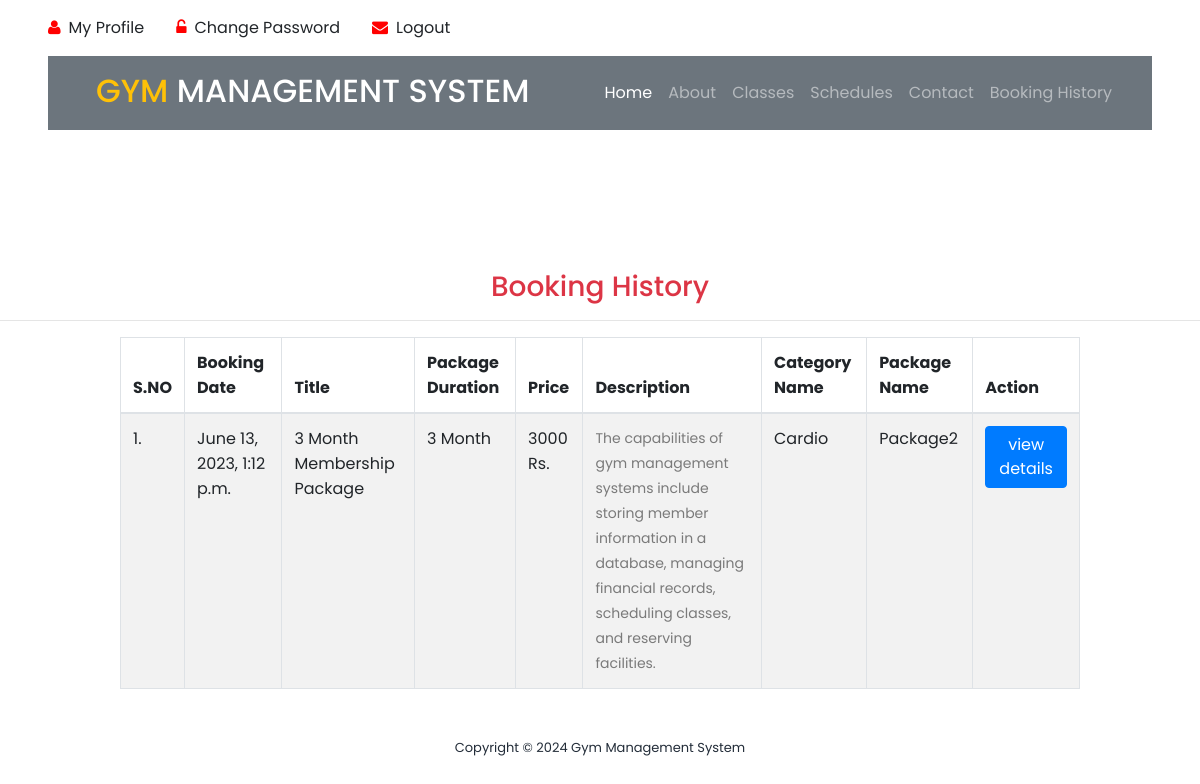
The app's page /booking_history/ (signed in) with its own data.
### gym/models.py (models this page shows, shortened)
class Booking(models.Model):
    package = models.ForeignKey(Package, on_delete=models.CASCADE, null=True, blank=True)
    register = models.ForeignKey(Signup, on_delete=models.CASCADE, null=True, blank=True)
    bookingnumber = models.CharField(max_length=100, null=True, blank=True)
    status = models.IntegerField(choices=STATUS, default=1)
    creationdate = models.DateTimeField(auto_now_add=True)

class Package(models.Model):
    category = models.ForeignKey(Category, on_delete=models.CASCADE, null=True)
    packagename = models.ForeignKey(Packagetype, on_delete=models.CASCADE, null=True)
    titlename = models.CharField(max_length=200, null=True)
    packageduration = models.CharField(max_length=50, null=True)
    price = models.CharField(max_length=200, null=True)
    description = models.CharField(max_length=200, null=True)
    creationdate = models.DateTimeField(auto_now_add=True)

class Category(models.Model):
    categoryname = models.CharField(max_length=200, null=True)
    status = models.CharField(max_length=300, null=True)
    creationdate = models.DateTimeField(auto_now_add=True)

class Packagetype(models.Model):
    category = models.ForeignKey(Category, on_delete=models.CASCADE, null=True)
    packagename = models.CharField(max_length=200, null=True)
    creationdate = models.DateTimeField(auto_now_add=True)
    def __str__(self):
        return self.packagename

### gym/views.py (the view)
# urls.py: path('booking_history/', booking_history, name='booking_history'),
@login_required(login_url='/user_login/')
def booking_history(request):
    data = Signup.objects.get(user=request.user)
    data = Booking.objects.filter(register=data)
    return render(request, "booking_history.html", locals())

### gym/templates/booking_history.html (shortened to what this page needs)
{% load static %}
<html lang="en">
<head>
    <link rel="stylesheet" type="text/css" href="{% static 'assets/css/bootstrap.min.css' %}">
    <link rel="stylesheet" type="text/css" href="{% static 'assets/css/font-awesome.css' %}">
    <link rel="stylesheet" href="{% static 'assets/css/templatemo-training-studio.css' %}">
</head>
<div class="container-fluid py-3 px-lg-5 d-none d-lg-block">
    <div class="row">
        {% if request.user.is_authenticated %}
        <div class="col-md-6 text-center text-lg-left mb-2 mb-lg-0">
            <div class="d-inline-flex align-items-center">
                <a class="text-body pr-3" href="/user_profile/"><i style="color:red" class="fa fa-user mr-2"></i>My Profile</a>
                <a class="text-body px-3" href="/user_change_password/"><i style="color:red" class="fa fa-unlock-alt mr-2"></i>Change Password</a>
                <a class="text-body px-3" href="/user_logout/"><i style="color:red" class="fa fa-envelope mr-2"></i>Logout</a>
            </div>
        </div>
        {% endif %}
    </div>
</div>
<div class="container-fluid position-relative nav-bar p-0">
    <div class="position-relative px-lg-5" style="z-index: 9;">
        <nav class="navbar navbar-expand-lg bg-secondary navbar-dark py-3 py-lg-3 pl-3 pl-lg-5">
            <a href="" >
                <h2 class="text-uppercase text-warning mb-1">Gym <span class="text-white">Management System</span>
                </h2>
            </a>
            <div class="collapse navbar-collapse justify-content-between px-3" id="navbarCollapse">
                <div class="navbar-nav ml-auto py-0">
                    <a href="/" class="nav-item nav-link active">Home</a>
                    <a href="#features" class="nav-item nav-link">About</a>
                    <a href="#our-classes" class="nav-item nav-link">Classes</a>
                    <a href="#schedule" class="nav-item nav-link ">Schedules</a>
                    <a href="#contact-us" class="nav-item nav-link">Contact</a>
                    {% if request.user.is_authenticated %}
                    <a href="/booking_history/" class="nav-item nav-link">Booking History</a>
                    {% else %}
                    <a href="#admin"><button style="color:red" class="nav-item nav-link">Admin</button></a>
                    {% endif %}
                </div>
            </div>
        </nav>
    </div>
</div>
<body>
<section class="section" id="admin">
    <h3 class="text-center text-danger">Booking History</h3>
    <hr/>
    <div class="table-responsive" align="center">
			<table id="example" class="table table-striped table-bordered" style="width:80%">
				<thead>
				<tr>
					<th>S.NO</th>
					<th>Booking Date</th>
					<th>Title</th>
					<th>Package Duration</th>
					<th>Price</th>
					<th>Description</th>
					<th>Category Name</th>
					<th>Package Name</th>
					<th>Action</th>
				</tr>
				</thead>
				<tbody>
				{% for i in data %}
				<tr>
					<td>{{forloop.counter}}.</td>
					<td>{{i.creationdate}}</td>
                    <td>{{i.package.titlename}}</td>
                    <td>{{i.package.packageduration}}</td>
                    <td>{{i.package.price}} Rs.</td>
                    <td>{{i.package.description|safe}}</td>
					<td>{{i.package.category.categoryname}}</td>
                    <td>{{i.package.packagename}}</td>
					<td>
						 <a href="{% url 'booking_detail' i.id %}">
							 <button type="button" class="btn btn-primary">view details</button>
						 </a>
					</td>
				</tr>
				 {% endfor %}
			</table>
</div>
</section>
<footer>
    <div class="container">
        <div class="row">
            <div class="col-lg-12">
                <p>Copyright &copy;
                    Gym Management System
                </p>
            </div>
        </div>
    </div>
</footer>
</body>
</html>

### gym/static/assets/css/templatemo-training-studio.css (style rules this page uses)
html, body, div, span, applet, object, iframe, h1, h2, h3, h4, h5, h6, p, blockquote, div pre, a, abbr, acronym, address, big, cite, code, del, dfn, em, font, img, ins, kbd, q, s, samp, small, strike, strong, sub, sup, tt, var, b, u, i, center, dl, dt, dd, ol, ul, li, figure, header, nav, section, article, aside, footer, figcaption { margin: 0; padding: 0; border: 0; outline: 0; }
header, nav, section, article, aside, footer, hgroup { display: block; }
* { box-sizing: border-box; }
html, body { font-family: 'Poppins', sans-serif; font-weight: 400; background-color: #fff; font-size: 16px; -ms-text-size-adjust: 100%; -webkit-font-smoothing: antialiased; -moz-osx-font-smoothing: grayscale; }
a { text-decoration: none !important; }
h1, h2, h3, h4, h5, h6 { margin-top: 0px; margin-bottom: 0px; }
p { font-size: 14px; line-height: 25px; color: #7a7a7a; }
html, body { background: #fff; font-family: 'Poppins', sans-serif; }
#admin { margin-top: 140px; }
footer { text-align: center; padding: 30px 0px; }
footer p { color: #232d39; font-size: 13px; }

### records on screen
Booking: creationdate "June 13, 2023, 1:12 p.m.", package.titlename "3 Month Membership Package", package.packageduration "3 Month", package.price "3000", package.description "The capabilities of gym management systems include storing member information in a database, managing financial records, scheduling classes, and reserving facilities.", package.category.categoryname "Cardio", package.packagename "Package2"
